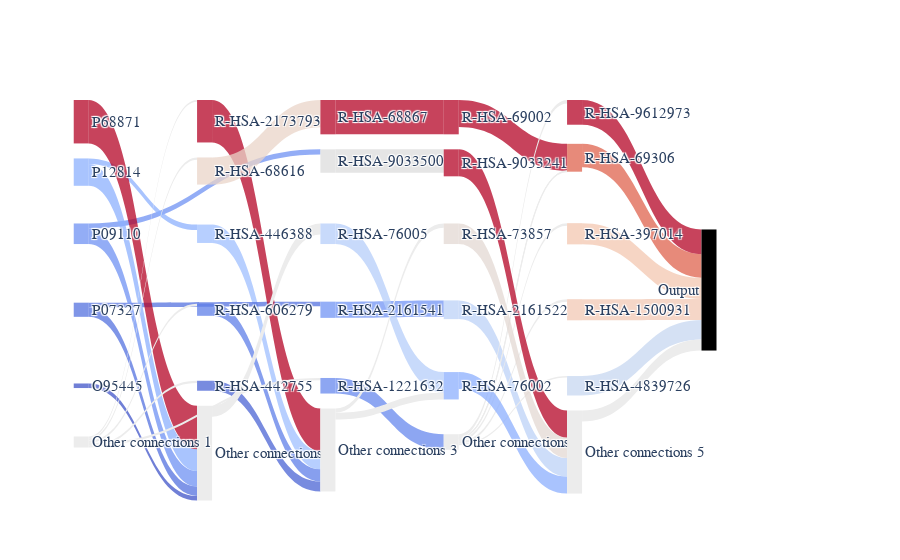

Here is the notebook cell this chart was saved with:
### Code cell
IG.plot_complete_sankey(
    show_top_n=5,
    multiclass=False, savename="img/complete_sankey.png", node_cmap="coolwarm", edge_cmap="coolwarm"
)
